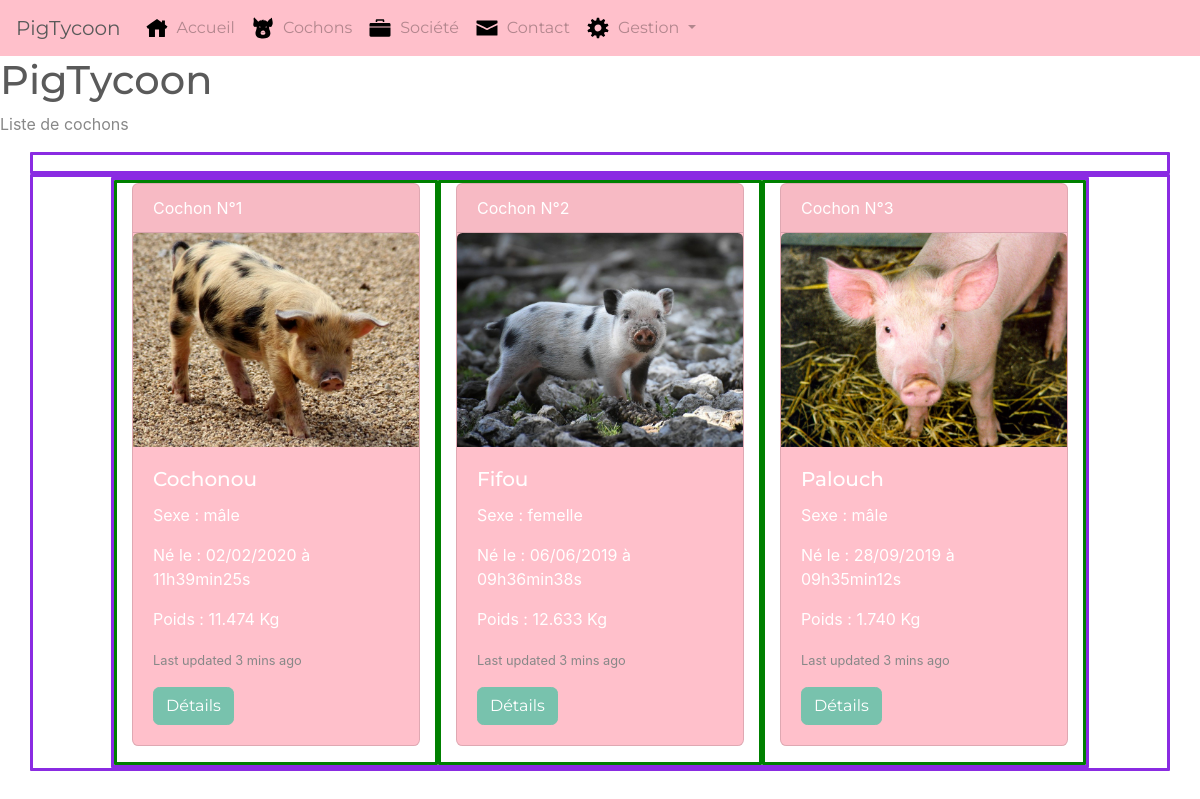
The page /index.php?action=listPigs&page=1 on the database as committed earlier.
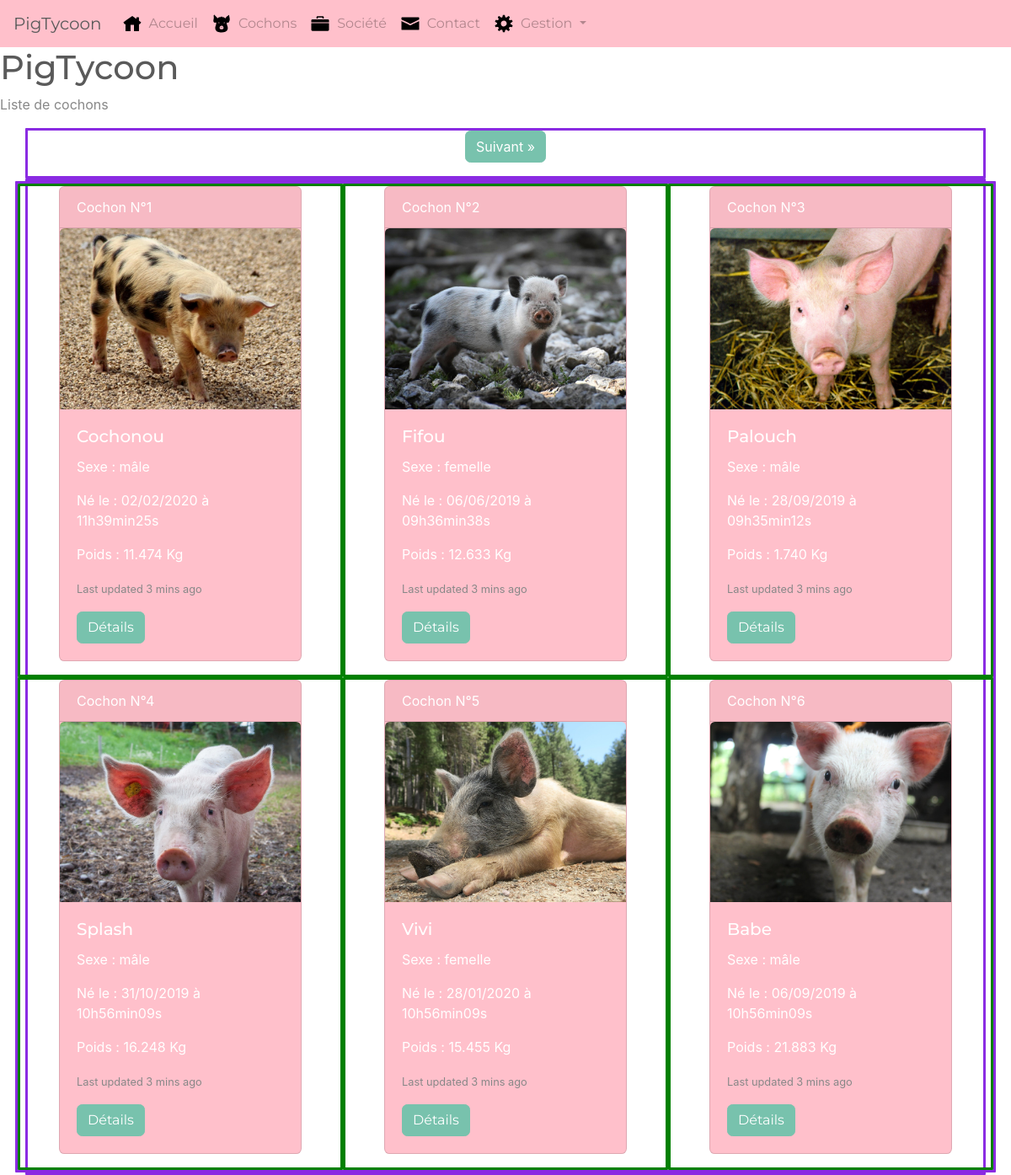
The same page on the database as committed later.
### tables this page shows
CREATE TABLE `pig` (
  `id_pig` int(11) NOT NULL,
  `name_pig` varchar(100) NOT NULL,
  `sex_pig` tinyint(4) NOT NULL,
  `weight_pig` decimal(7,3) NOT NULL,
  `mother_pig` int(11) DEFAULT NULL,
  `father_pig` int(11) DEFAULT NULL,
  `birthdate_pig` datetime DEFAULT NULL,
  `deathdate_pig` datetime DEFAULT NULL,
  `state_pig` tinyint(4) NOT NULL DEFAULT '1',
  `thumbnail_pig` int(11) NOT NULL,
  `updated_at_pig` datetime DEFAULT NULL
);

CREATE TABLE `photo` (
  `id_photo` int(11) NOT NULL,
  `name_photo` varchar(30) NOT NULL,
  `whichpig_photo` int(11) NOT NULL
);

CREATE TABLE `sex` (
  `id_sex` int(11) NOT NULL,
  `type_sex` varchar(100) NOT NULL
);

### controllers/frontoffice.php (called while the page is built, shortened)
<?php
require_once('models/PigManager.php');
function listPigs()
{
    $numpage = (!empty($_GET['page']) ? $_GET['page'] : 1);
    $limite = 6;
    $debut = ($numpage - 1) * $limite;
    $pigManager = new PigManager;
    $pigs = $pigManager->getPageOf6Pigs($debut, $limite);
    $pageLimite = (($pigManager->getNumberOfAlivePigs())['total_alive_pigs'] / $limite);
    require('views/frontoffice/listPigs.php');
}

### models/PigManager.php (called while the page is built, shortened)
<?php
class PigManager extends Manager
{
    function getPageOf6Pigs($debut, $limite)
    {
        $db = $this->dbConnect();
        $req = $db->prepare('SELECT
                           id_pig, name_pig, type_sex,
                           weight_pig, mother_pig, father_pig,
                           DATE_FORMAT(birthdate_pig, \'%d/%m/%Y à %Hh%imin%ss\') AS birthdate_pig,
                           DATE_FORMAT(deathdate_pig, \'%d/%m/%Y à %Hh%imin%ss\'),
                           state_pig, name_photo
                           FROM pig
                           LEFT JOIN photo
                           ON photo.id_photo = pig.thumbnail_pig
                           LEFT JOIN sex
                           ON pig.sex_pig = sex.id_sex
                           ORDER BY id_pig
                           LIMIT :debut, :limite;');
        $req->bindValue('debut', $debut, PDO::PARAM_INT);
        $req->bindValue('limite', $limite, PDO::PARAM_INT);
        $req->execute();
        return $req;
    }
    function getNumberOfAlivePigs()
    {
        $db = $this->dbConnect();
        $req = $db->query('SELECT
                           COUNT(*) AS total_alive_pigs
                           FROM pig
                           WHERE (deathdate_pig - birthdate_pig) != 0
                           OR (deathdate_pig - birthdate_pig) < 0');
        $row = $req->fetch();
        return $row;
    }
}

### views/frontoffice/listPigs.php (the view, shortened to what this page needs)
<h1>PigTycoon</h1>
<p>Liste de cochons</p>
<div class="container">
    <div class="row justify-content-center">
        <nav aria-label="Page navigation article">
            <ul class="pagination">
                <?php if ($numpage < $pageLimite) { ?>
                    <li class="page-item">
                        <a class="page-link" href="index.php?action=listPigs&page=<?php echo ($numpage + 1); ?>" aria-label="Next">
                            <span aria-hidden="true">Suivant &raquo;</span>
                        </a>
                    </li>
                <?php } ?>
            </ul>
        </nav>
    </div>
    <div class="row d-flex justify-content-center">
        <div class="card-group">
            <div class="row row-cols-3 row-cols-md-3 row-cols-sm-1">
                <?php
                while ($pig = $pigs->fetch()) {
                ?>
                    <div class="col d-flex justify-content-center">
                        <div class="card text-white bg-primary mb-3" style="max-width: 18rem;">
                            <div class="card-header">Cochon N°<?= $pig['id_pig'] ?></div>
                            <img src="./public/images/photos/<?= $pig['name_photo'] ?>" class="card-img-top" alt="...">
                            <div class="card-body">
                                <h5 class="card-title"><?= htmlspecialchars($pig['name_pig']) ?></h5>
                                <p class="card-text">Sexe : <?= $pig['type_sex'] ?></p>
                                <p class="card-text">Né le : <?= $pig['birthdate_pig'] ?></p>
                                <p class="card-text">Poids : <?= $pig['weight_pig'] ?> Kg</p>
                                <p class="card-text"><small class="text-muted">Last updated 3 mins ago</small></p>
                                <a href="#" class="btn btn-primary">Détails</a>
                            </div>
                        </div>
                    </div>
                <?php
                }
                ?>
            </div>
        </div>
    </div>
</div>
<?php $content = ob_get_clean(); ?>
<?php require('template.php'); ?>

### index.php (shortened to what this page needs)
<?php
require('controllers/frontoffice.php');
try {
    if (isset($_GET['action'])) {
        if ($_GET['action'] == 'listPigs') {
            listPigs();
        }
    }
    else {
        home();
    }
}
catch(Exception $e) {
    echo 'Erreur : ' . $e->getMessage();
}

### views/frontoffice/template.php (shortened to what this page needs)
<!DOCTYPE html>
<html lang="fr">
<head>
    <link rel="stylesheet" href="public/css/bootstrap.css">
    <link rel="stylesheet" href="public/css/style.css">
</head>
<header>
    <?php require('views/components/header.php'); ?>
</header>
<body>
    <?= $content ?>
</body>
</html>

### views/components/header.php (shortened to what this page needs)
<div id="mainmenu">
  <nav class="navbar navbar-expand-lg navbar-light bg-primary justify-content-between">
    <a class="navbar-brand" href="#">PigTycoon</a>
    <div class="collapse navbar-collapse" id="navbarSupportedContent">
      <ul class="navbar-nav">
        <li class="nav-item">
          <a class="nav-link" href="index.php"><img src="./public/images/icons/home.svg" alt="icône accueil" class="navbar-icons">Accueil</a>
        </li>
        <li class="nav-item">
          <a class="nav-link" href="index.php?action=listPigs"><img src="./public/images/icons/pig.svg" alt="icône cochon" class="navbar-icons">Cochons</a>
        </li>
        <li class="nav-item">
          <a class="nav-link" href="index.php?action=society"><img src="./public/images/icons/briefcase.svg" alt="icône société" class="navbar-icons">Société</a>
        </li>
        <li class="nav-item">
          <a class="nav-link" href="index.php?action=contact"><img src="./public/images/icons/envelope.svg" alt="icône contact" class="navbar-icons">Contact</a>
        </li>
        <li class="nav-item dropdown">
          <a class="nav-link dropdown-toggle" id="navbarDropdown" role="button" data-toggle="dropdown" aria-haspopup="true" aria-expanded="false">
          <img src="./public/images/icons/gear.svg" alt="icône gestion" class="navbar-icons">
            Gestion
          </a>
        </li>
      </ul>
    </div>
  </nav>
</div>

### public/css/style.css (style rules this page uses)
.bg-primary { background-color: pink !important; }
body { margin: 0; background-size: cover; background-attachment: fixed; }
.navbar { justify-content: center; }
.navbar-icons { width: 1.5em; float: left; margin-right: 0.5em; }
.row { border-style: solid; border-radius: 1px !important; border-color: blueviolet !important; }
.col { border-style: solid; border-radius: 1px !important; border-color: green; }

Rows that differ between the two databases and show on the page:
added pig: id_pig "4", photo.name_photo (picture), name_pig "Splash", sex.type_sex "mâle", birthdate_pig "31/10/2019 à 10h56min09s", weight_pig "16.248"
added pig: id_pig "5", photo.name_photo (picture), name_pig "Vivi", sex.type_sex "femelle", birthdate_pig "28/01/2020 à 10h56min09s", weight_pig "15.455"
added pig: id_pig "6", photo.name_photo (picture), name_pig "Babe", sex.type_sex "mâle", birthdate_pig "06/09/2019 à 10h56min09s", weight_pig "21.883"
Other text that changed with them:
text now shown: "Suivant »"
